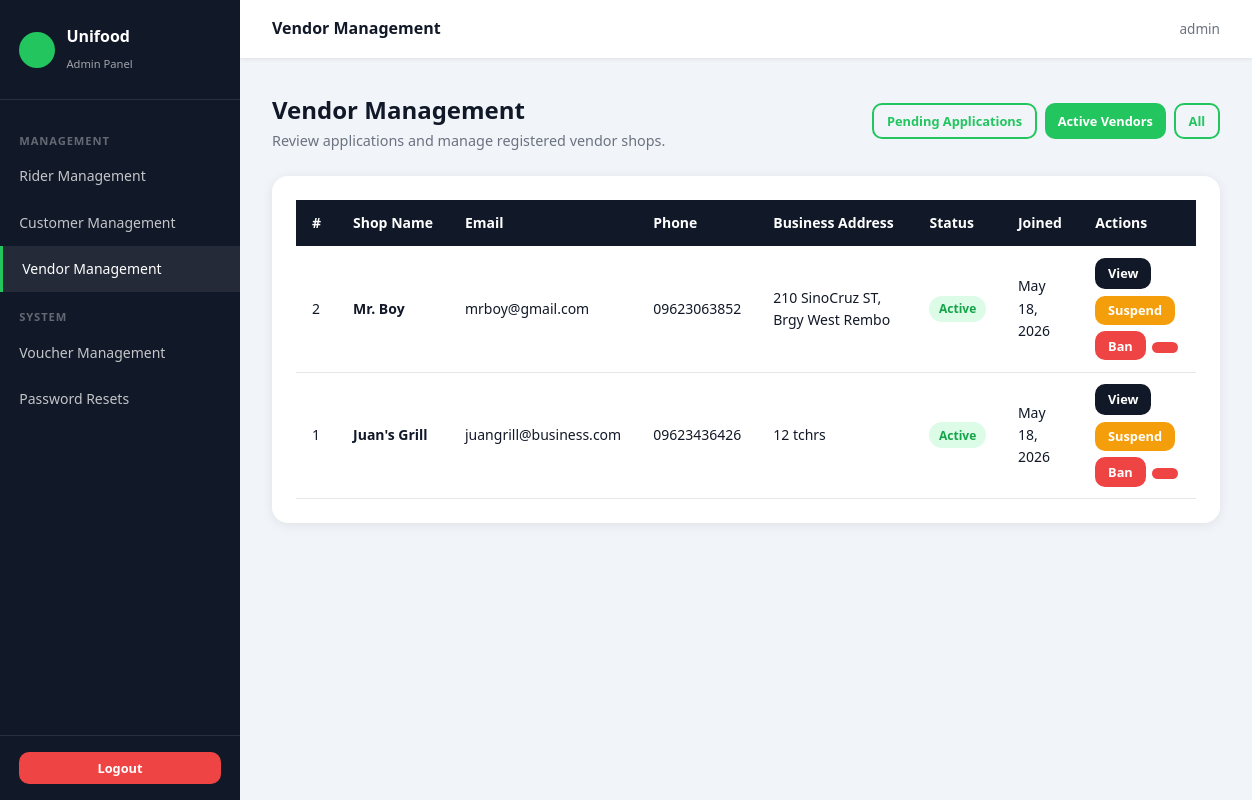
Page /admin/vendors?tab=active (signed in) on the committed database.
### models.py (models this page shows, shortened)
class Vendor(db.Model):
    __tablename__ = 'vendors'
    id = db.Column(db.Integer, primary_key=True)
    shop_name = db.Column(db.String(100), nullable=False)
    email = db.Column(db.String(120), unique=True, nullable=False)
    password_hash = db.Column(db.String(256), nullable=False)
    phone = db.Column(db.String(20))
    cover_banner = db.Column(db.String(255))
    shop_logo = db.Column(db.String(255))
    shop_type = db.Column(db.String(50), default='restaurant')  # restaurant, cafe, bakery, etc.
    address = db.Column(db.String(255))
    business_address = db.Column(db.String(255))
    business_city = db.Column(db.String(100))
    vendor_barangay = db.Column(db.String(100))  # used for shipping distance calc
    description = db.Column(db.Text)
    proposal = db.Column(db.Text)
    status = db.Column(db.String(20), default='pending')
    created_at = db.Column(db.DateTime, default=datetime.utcnow)
    categories = db.relationship('Category', backref='vendor', lazy=True,
                                 cascade='all, delete-orphan')
    menu_items = db.relationship('MenuItem', backref='vendor', lazy=True,
                                 cascade='all, delete-orphan')
    orders = db.relationship('Order', backref='vendor', lazy=True,
                              foreign_keys='Order.vendor_id')

### routes/admin.py (the view)
@admin_bp.route('/vendors')
@admin_required
def vendors():
    tab = request.args.get('tab', 'pending')
    if tab == 'active':
        vendors_list = Vendor.query.filter_by(status='active').order_by(Vendor.created_at.desc()).all()
    elif tab == 'all':
        vendors_list = Vendor.query.order_by(Vendor.created_at.desc()).all()
    else:
        vendors_list = Vendor.query.filter(
            Vendor.status.in_(['pending', 'under_review'])
        ).order_by(Vendor.created_at.desc()).all()
    return render_template('admin/vendors.html', vendors=vendors_list, tab=tab)

### routes/admin.py (called while the page is built)
def admin_required(f):
    @wraps(f)
    def decorated(*args, **kwargs):
        if 'admin_id' not in session:
            flash('Please log in as admin.', 'error')
            return redirect(url_for('admin.login'))
        return f(*args, **kwargs)
    return decorated

### templates/admin/vendors.html (shortened to what this page needs)
{% extends 'admin/base.html' %}
{% block page_title %}Vendor Management{% endblock %}
{% block content %}
<div class="page-header flex-between">
  <div>
    <h2>Vendor Management</h2>
    <p>Review applications and manage registered vendor shops.</p>
  </div>
  <div style="display:flex;gap:.5rem;">
    <a href="?tab=pending" class="btn btn-sm {{ 'btn-primary' if tab=='pending' else 'btn-outline' }}">Pending Applications</a>
    <a href="?tab=active"  class="btn btn-sm {{ 'btn-primary' if tab=='active' else 'btn-outline' }}">Active Vendors</a>
    <a href="?tab=all"    class="btn btn-sm {{ 'btn-primary' if tab=='all' else 'btn-outline' }}">All</a>
  </div>
</div>
{% if tab == 'pending' or tab == '' %}
<div style="display:grid;grid-template-columns:repeat(auto-fill,minmax(340px,1fr));gap:1.25rem;">
{% for v in vendors %}
<div style="background:#fff;border-radius:14px;border:1px solid #e5e7eb;box-shadow:0 1px 4px rgba(0,0,0,.06);overflow:hidden;">
  <div style="padding:1rem 1.25rem .75rem;border-bottom:1px solid #f3f4f6;display:flex;justify-content:space-between;align-items:flex-start;">
    <div>
      <div style="font-weight:700;font-size:1rem;color:#111827;">{{ v.shop_name }}</div>
      <div style="font-size:.78rem;color:#6b7280;">{{ v.email }} · {{ v.phone or 'No phone' }}</div>
    </div>
    <span class="badge {% if v.status=='active' %}badge-success{% elif v.status=='under_review' %}badge-info{% elif v.status=='rejected' %}badge-danger{% else %}badge-warning{% endif %}">
      {{ v.status.replace('_',' ').title() }}
    </span>
  </div>
  <div style="padding:.85rem 1.25rem;">
    <div style="font-size:.72rem;font-weight:700;text-transform:uppercase;color:#9ca3af;margin-bottom:.3rem;">Business Location</div>
    <div style="font-size:.85rem;color:#374151;margin-bottom:.75rem;">{{ v.business_address or v.address or '—' }}</div>
    {% if v.proposal %}
    <div style="font-size:.72rem;font-weight:700;text-transform:uppercase;color:#9ca3af;margin-bottom:.3rem;">Proposal / Reason</div>
    <div style="font-size:.82rem;color:#374151;background:#f9fafb;border-radius:6px;padding:.6rem .75rem;line-height:1.5;">{{ v.proposal }}</div>
    {% endif %}
    <div style="font-size:.75rem;color:#9ca3af;margin-top:.6rem;">Applied: {{ v.created_at.strftime('%b %d, %Y %H:%M') }}</div>
  </div>
  <div style="padding:.7rem 1.25rem;background:#f9fafb;border-top:1px solid #f3f4f6;display:flex;gap:.5rem;flex-wrap:wrap;">
    <a href="{{ url_for('admin.vendor_view', vendor_id=v.id) }}" class="btn btn-dark btn-sm">View</a>
    {% if v.status in ('pending','under_review','rejected') %}
    <form method="POST" action="{{ url_for('admin.vendor_approve', vendor_id=v.id) }}">
      <button class="btn btn-success btn-sm"> Approve</button>
    </form>
    {% endif %}
    {% if v.status == 'pending' %}
    <form method="POST" action="{{ url_for('admin.vendor_set_review', vendor_id=v.id) }}">
      <button class="btn btn-info btn-sm">Mark Under Review</button>
    </form>
    {% endif %}
    {% if v.status not in ('rejected',) %}
    <form method="POST" action="{{ url_for('admin.vendor_reject', vendor_id=v.id) }}"
          onsubmit="return confirm('Reject this vendor application?')">
      <button class="btn btn-danger btn-sm"> Reject</button>
    </form>
    {% endif %}
    {% if v.status == 'active' %}
    <form method="POST" action="{{ url_for('admin.vendor_suspend', vendor_id=v.id) }}">
      <button class="btn btn-warning btn-sm">Suspend</button>
    </form>
    {% endif %}
    <form method="POST" action="{{ url_for('admin.vendor_delete', vendor_id=v.id) }}"
          onsubmit="return confirm('Delete this vendor and all their data?')">
      <button class="btn btn-danger btn-sm"></button>
    </form>
  </div>
</div>
{% else %}
<div class="card" style="padding:2.5rem;text-align:center;color:#9ca3af;">No applications found.</div>
{% endfor %}
</div>
{% else %}
<div class="card">
  {% if vendors %}
  <div class="table-wrap">
    <table>
      <thead>
        <tr><th>#</th><th>Shop Name</th><th>Email</th><th>Phone</th><th>Business Address</th><th>Status</th><th>Joined</th><th>Actions</th></tr>
      </thead>
      <tbody>
        {% for v in vendors %}
        <tr>
          <td>{{ v.id }}</td>
          <td><strong>{{ v.shop_name }}</strong></td>
          <td>{{ v.email }}</td>
          <td>{{ v.phone or '—' }}</td>
          <td>{{ v.business_address or v.address or '—' }}</td>
          <td><span class="badge {% if v.status=='active' %}badge-success{% elif v.status=='suspended' %}badge-warning{% elif v.status=='pending' %}badge-info{% else %}badge-danger{% endif %}">{{ v.status.replace('_',' ').title() }}</span></td>
          <td>{{ v.created_at.strftime('%b %d, %Y') }}</td>
          <td>
            <div class="actions">
              <a href="{{ url_for('admin.vendor_view', vendor_id=v.id) }}" class="btn btn-dark btn-sm">View</a>
              {% if v.status == 'active' %}
              <form method="POST" action="{{ url_for('admin.vendor_suspend', vendor_id=v.id) }}">
                <button class="btn btn-warning btn-sm">Suspend</button>
              </form>
              <form method="POST" action="{{ url_for('admin.vendor_ban', vendor_id=v.id) }}">
                <button class="btn btn-danger btn-sm">Ban</button>
              </form>
              {% elif v.status in ('suspended','banned') %}
              <form method="POST" action="{{ url_for('admin.vendor_activate', vendor_id=v.id) }}">
                <button class="btn btn-primary btn-sm">Activate</button>
              </form>
              {% endif %}
              <form method="POST" action="{{ url_for('admin.vendor_delete', vendor_id=v.id) }}"
                    onsubmit="return confirm('Delete?')">
                <button class="btn btn-danger btn-sm"></button>
              </form>
            </div>
          </td>
        </tr>
        {% endfor %}
      </tbody>
    </table>
  </div>
  {% else %}
  <p class="text-center text-gray" style="padding:2rem;">No vendors found.</p>
  {% endif %}
</div>
{% endif %}
{% endblock %}

### static/css/main.css (style rules this page uses)
:root { --green: #22c55e; --green-light: #4ade80; --green-pale: #dcfce7; --green-dark: #16a34a; --black: #111827; --gray-dark: #374151; --gray: #6b7280; --gray-light: #e5e7eb; --gray-pale: #f9fafb; --white: #ffffff; --danger: #ef4444; --warning: #f59e0b; --info: #3b82f6; --shadow: 0 2px 12px rgba(0,0,0,.08); --shadow-lg: 0 8px 30px rgba(0,0,0,.12); --radius: 10px; --radius-lg: 16px; }
*, *::before, *::after { box-sizing: border-box; margin: 0; padding: 0; }
html { font-size: 16px; scroll-behavior: smooth; }
body { font-family: 'Segoe UI', system-ui, -apple-system, sans-serif; background: var(--gray-pale); color: var(--black); line-height: 1.6; min-height: 100vh; }
a { color: var(--green-dark); text-decoration: none; }
input, select, textarea, button { font-family: inherit; }
h2 { font-size: 1.5rem; font-weight: 700; }
p { color: var(--gray-dark); }
.btn { display: inline-flex; align-items: center; gap: .4rem; padding: .6rem 1.2rem; border: none; border-radius: var(--radius); font-size: .9rem; font-weight: 600; cursor: pointer; transition: all .2s; white-space: nowrap; }
.btn-primary { background: var(--green); color: var(--white); }
.btn-outline { background: transparent; border: 2px solid var(--green); color: var(--green); }
.btn-danger { background: var(--danger); color: var(--white); }
.btn-warning { background: var(--warning); color: var(--white); }
.btn-dark { background: var(--black); color: var(--white); }
.btn-sm { padding: .35rem .8rem; font-size: .8rem; }
.card { background: var(--white); border-radius: var(--radius-lg); box-shadow: var(--shadow); padding: 1.5rem; margin-bottom: 1.5rem; }
.badge { display: inline-block; padding: .2rem .6rem; border-radius: 999px; font-size: .75rem; font-weight: 600; text-transform: capitalize; }
.badge-success { background: var(--green-pale); color: var(--green-dark); }
.table-wrap { overflow-x: auto; }
table { width: 100%; border-collapse: collapse; font-size: .875rem; }
thead th { background: var(--black); color: var(--white); padding: .75rem 1rem; text-align: left; font-weight: 600; white-space: nowrap; }
tbody tr { border-bottom: 1px solid var(--gray-light); transition: background .15s; }
tbody td { padding: .7rem 1rem; vertical-align: middle; }
.actions { display: flex; gap: .4rem; flex-wrap: wrap; }
.page-header { margin-bottom: 1.5rem; }
.page-header h2 { color: var(--black); }
.page-header p { color: var(--gray); font-size: .9rem; }
.flex-between { display: flex; justify-content: space-between; align-items: center; }

### templates/admin/base.html (style rules this page uses)
body { background: #f1f5f9; }

### rows in the picture
Vendor: id "2", shop_name "Mr. Boy", email "mrboy@gmail.com", phone "09623063852", business_address "210 SinoCruz ST, Brgy West Rembo", status.replace "Active", created_at "May 18, 2026"
Vendor: id "1", shop_name "Juan's Grill", email "juangrill@business.com", phone "09623436426", business_address+address "12 tchrs", status.replace "Active", created_at "May 18, 2026"

### other values in the picture
{{ session.get('admin_username','Admin') }} "admin"
